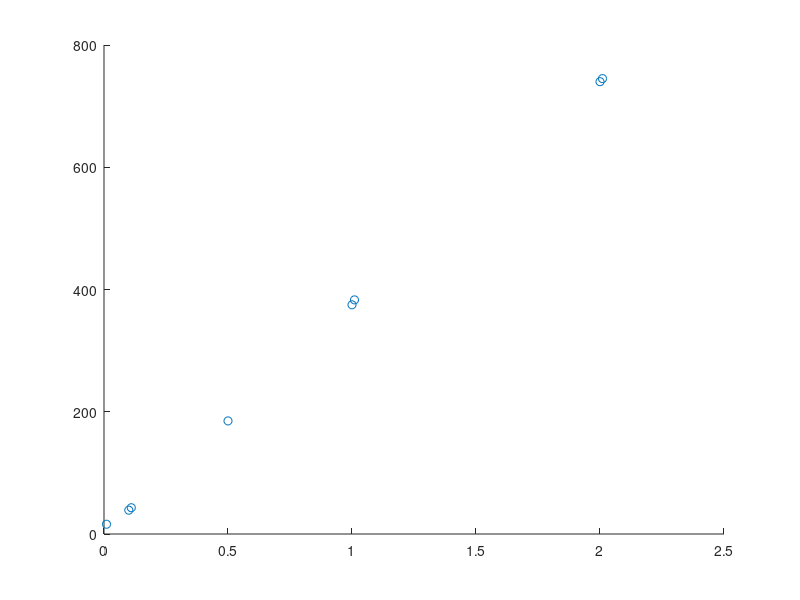

This chart was generated by the following MATLAB code:
 mass = [0.01, 0.1, 0.11, 0.5, 1, 1.01, 2, 2.01]; 
 
 length = [16, 39, 43, 185, 375, 383, 740, 745];
 
 scatter(mass, length)
 
function [A,deltaA] = linearmodel(x,y)
%linearmodel Find the slope and uncertainty of a linear model fitting to
%data points x and y given as input parameters
n = length(x);
D = sum(x.*x) - 1/n*sum(x)^2;
E = sum(x.*y) - 1/n*sum(x)*sum(y);
F = sum(y.*y) - 1/n*sum(y)^2;
A = E/D;
deltaA = sqrt(1/(n - 2)*(D*F - E^2)/D^2);
end 

linearmodel(mass,length)